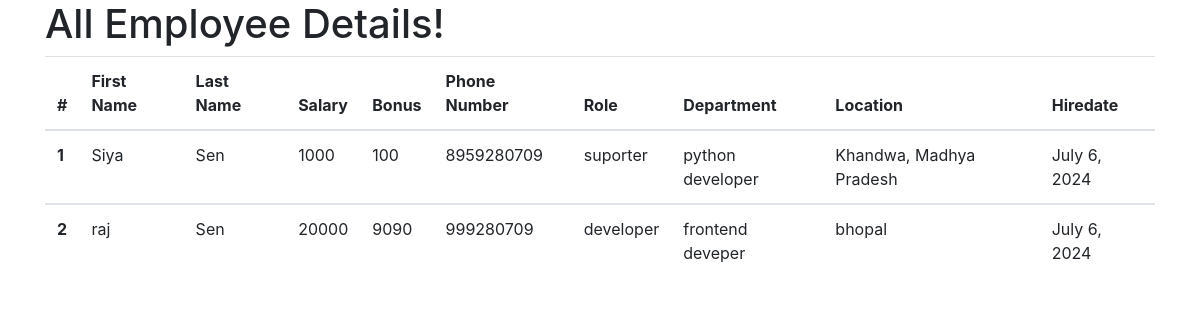
The app's page /all_emp with its own data.
### emp_app/models.py (models this page shows, shortened)
class Employee(models.Model):
    first_name= models.CharField(max_length=100, null=False)
    last_name= models.CharField(max_length=100)
    dept= models.ForeignKey(Department, on_delete=models.CASCADE)
    salary= models.IntegerField(default=0)
    bonus= models.IntegerField(default=0)
    role= models.ForeignKey(Role, on_delete=models.CASCADE)
    phone= models.IntegerField(default=0)
    hire_date= models.DateField()
    def __str__(self) :
        return "%s %s %s" %(self.first_name, self.last_name, self.phone)

class Role(models.Model):
    name=models.CharField(max_length=100,null=False)

class Department(models.Model):
    name=models.CharField(max_length=100,null=False)
    location= models.CharField(max_length=100)

### emp_app/views.py (the view)
# urls.py: path('all_emp', views.all_emp, name= 'all_emp'),
def all_emp(request):
    emps= Employee.objects.all()
    context={
        'emps':emps
    }
    print(context)
    return render(request,'all_emp.html',context)

### emp_app/templates/all_emp.html (shortened to what this page needs)
<!DOCTYPE html>
<html lang="en">
<head>
    <link rel="stylesheet" href="https://cdn.jsdelivr.net/npm/bootstrap@4.3.1/dist/css/bootstrap.min.css">
</head>
<body>
    <div class="container">
        <h1>All Employee Details!</h1>
        <table class="table">
            <thead>
              <tr>
                <th scope="col">#</th>
                <th scope="col">First Name</th>
                <th scope="col">Last Name</th>
                <th scope="col">Salary</th>
                <th scope="col">Bonus</th>
                <th scope="col">Phone Number</th>
                <th scope="col">Role</th>
                <th scope="col">Department</th>
                <th scope="col">Location</th>
                <th scope="col">Hiredate</th>
              </tr>
            </thead>
                 {% for emp in emps %}
            <tbody>
              <tr>
                <th scope="row">{{emp.id}}</th>
                <td>{{emp.first_name}}</td>
                <td>{{emp.last_name}}</td>
                <td>{{emp.salary}}</td>
                <td>{{emp.bonus}}</td>
                <td>{{emp.phone}}</td>
                <td>{{emp.role.name}}</td>
                <td>{{emp.dept.name}}</td>
                <td>{{emp.dept.location}}</td>
                <td>{{emp.hire_date}}</td>
              </tr>
            </tbody>
            {% endfor %}
          </table>
  </body>
</html>

### records on screen
Employee: id "1", first_name "Siya", last_name "Sen", salary "1000", bonus "100", phone "8959280709", role.name "suporter", dept.name "python developer", dept.location "Khandwa, Madhya Pradesh", hire_date "July 6, 2024"
Employee: id "2", first_name "raj", last_name "Sen", salary "20000", bonus "9090", phone "999280709", role.name "developer", dept.name "frontend deveper", dept.location "bhopal", hire_date "July 6, 2024"
